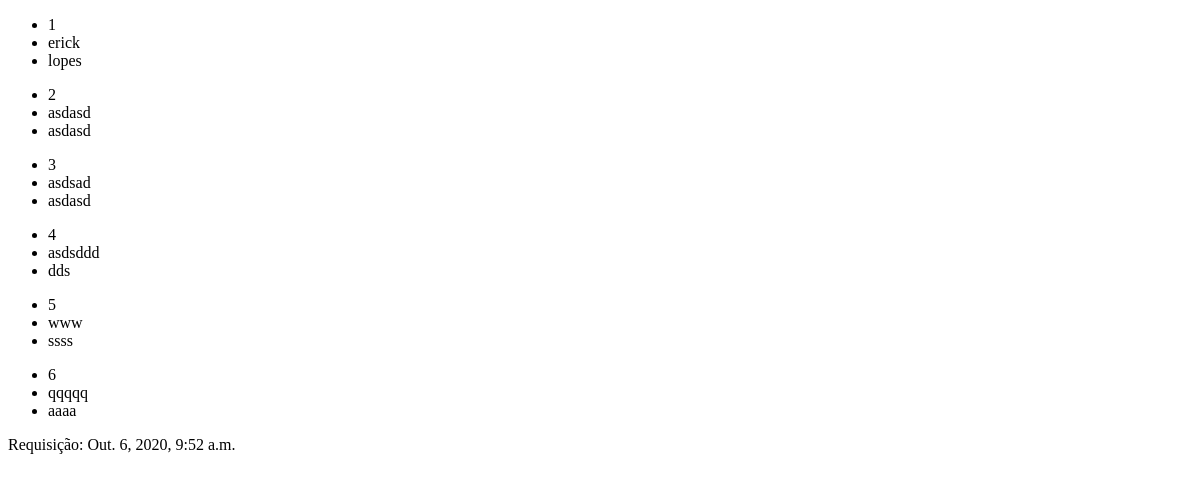
The page /listview/ on the database as committed earlier.
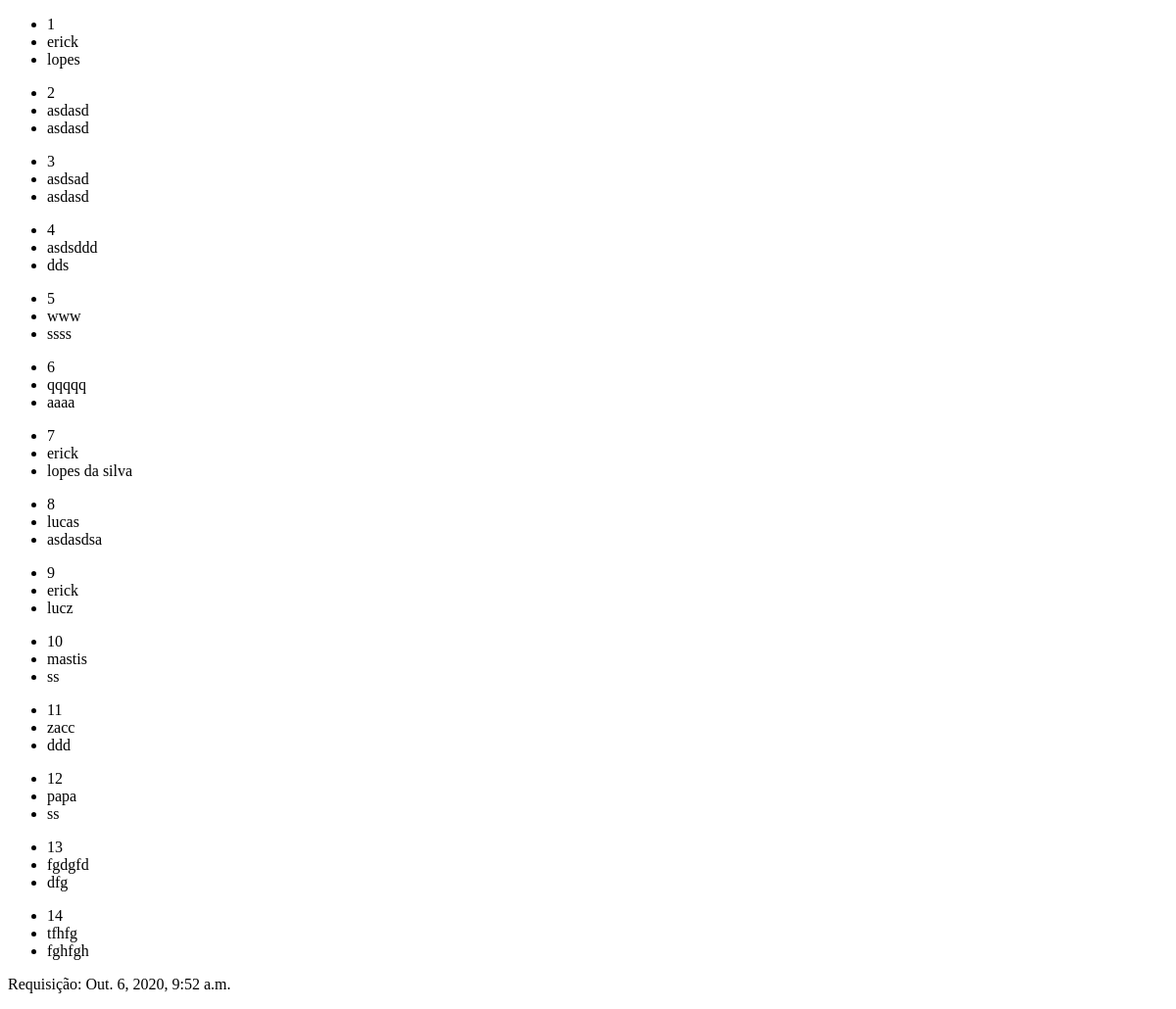
The same page on the database as committed later.
### database/models.py (models this page shows)
class Person(models.Model):
    nome = models.CharField(max_length=30)
    sobrenome = models.CharField(max_length=30)

### listview/views.py (the view)
# urls.py: path('', ListViewCBV.as_view(), name='my-listview-app'),
class ListViewCBV(ListView):
    model = Person
    paginate_by = 100
    template_name = 'listview/listview.html'
    def get_context_data(self, **kwargs):
        context = super().get_context_data(**kwargs)
        context['now'] = timezone.now()
        return context

### templates/listview/listview.html (shortened to what this page needs)
<!DOCTYPE html>
<html lang="en">
<head>
</head>
<body>
    {% for person in object_list %}
        <ul>
            <li>{{ person.id }}</li>
            <li>{{ person.nome }}</li>
            <li>{{ person.sobrenome }}</li>
        </ul>
    {% empty %}
        <h1>Nenhum item encontrado</h1>
    {% endfor %}
    <p>Requisição: {{ now }}</p>
</body>
</html>

Rows that differ between the two databases and show on the page:
added Person: id "7", nome "erick", sobrenome "lopes da silva"
added Person: id "8", nome "lucas", sobrenome "asdasdsa"
added Person: id "9", nome "erick", sobrenome "lucz"
added Person: id "10", nome "mastis", sobrenome "ss"
added Person: id "11", nome "zacc", sobrenome "ddd"
added Person: id "12", nome "papa", sobrenome "ss"
added Person: id "13", nome "fgdgfd", sobrenome "dfg"
added Person: id "14", nome "tfhfg", sobrenome "fghfgh"
